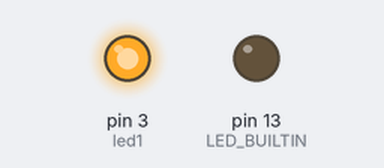
A sketch run on a simulated Arduino Uno, built with avr-gcc and run on an emulated ATmega328P. Parts: output pins drawn as LEDs (lit = HIGH). Random numbers use the default seed unless the sketch sets one.

Above: at 4.28 s.
At 36.03 s:
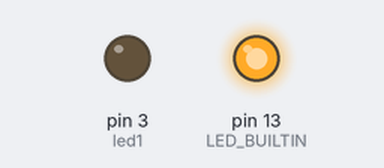
Timing chart, 0 to 40.0 s (numbered marks = the images above):
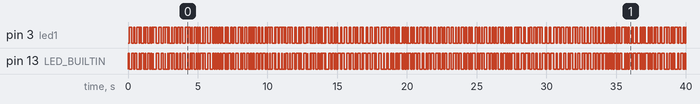

The sketch:

Day_3.ino
```cpp
//03blink

//Franzis Adventskalender für Arduino

int led1 = 3;

void setup() {
  // put your setup code here, to run once:
  pinMode(LED_BUILTIN, OUTPUT);
  pinMode(led1,OUTPUT);

}

void loop() {
  // put your main code here, to run repeatedly:
  digitalWrite(LED_BUILTIN,HIGH);
  digitalWrite(led1,LOW);
  delay(random(20,200));
  digitalWrite(LED_BUILTIN,LOW);
  digitalWrite(led1,HIGH);
  delay(random(20,200));
}
```
